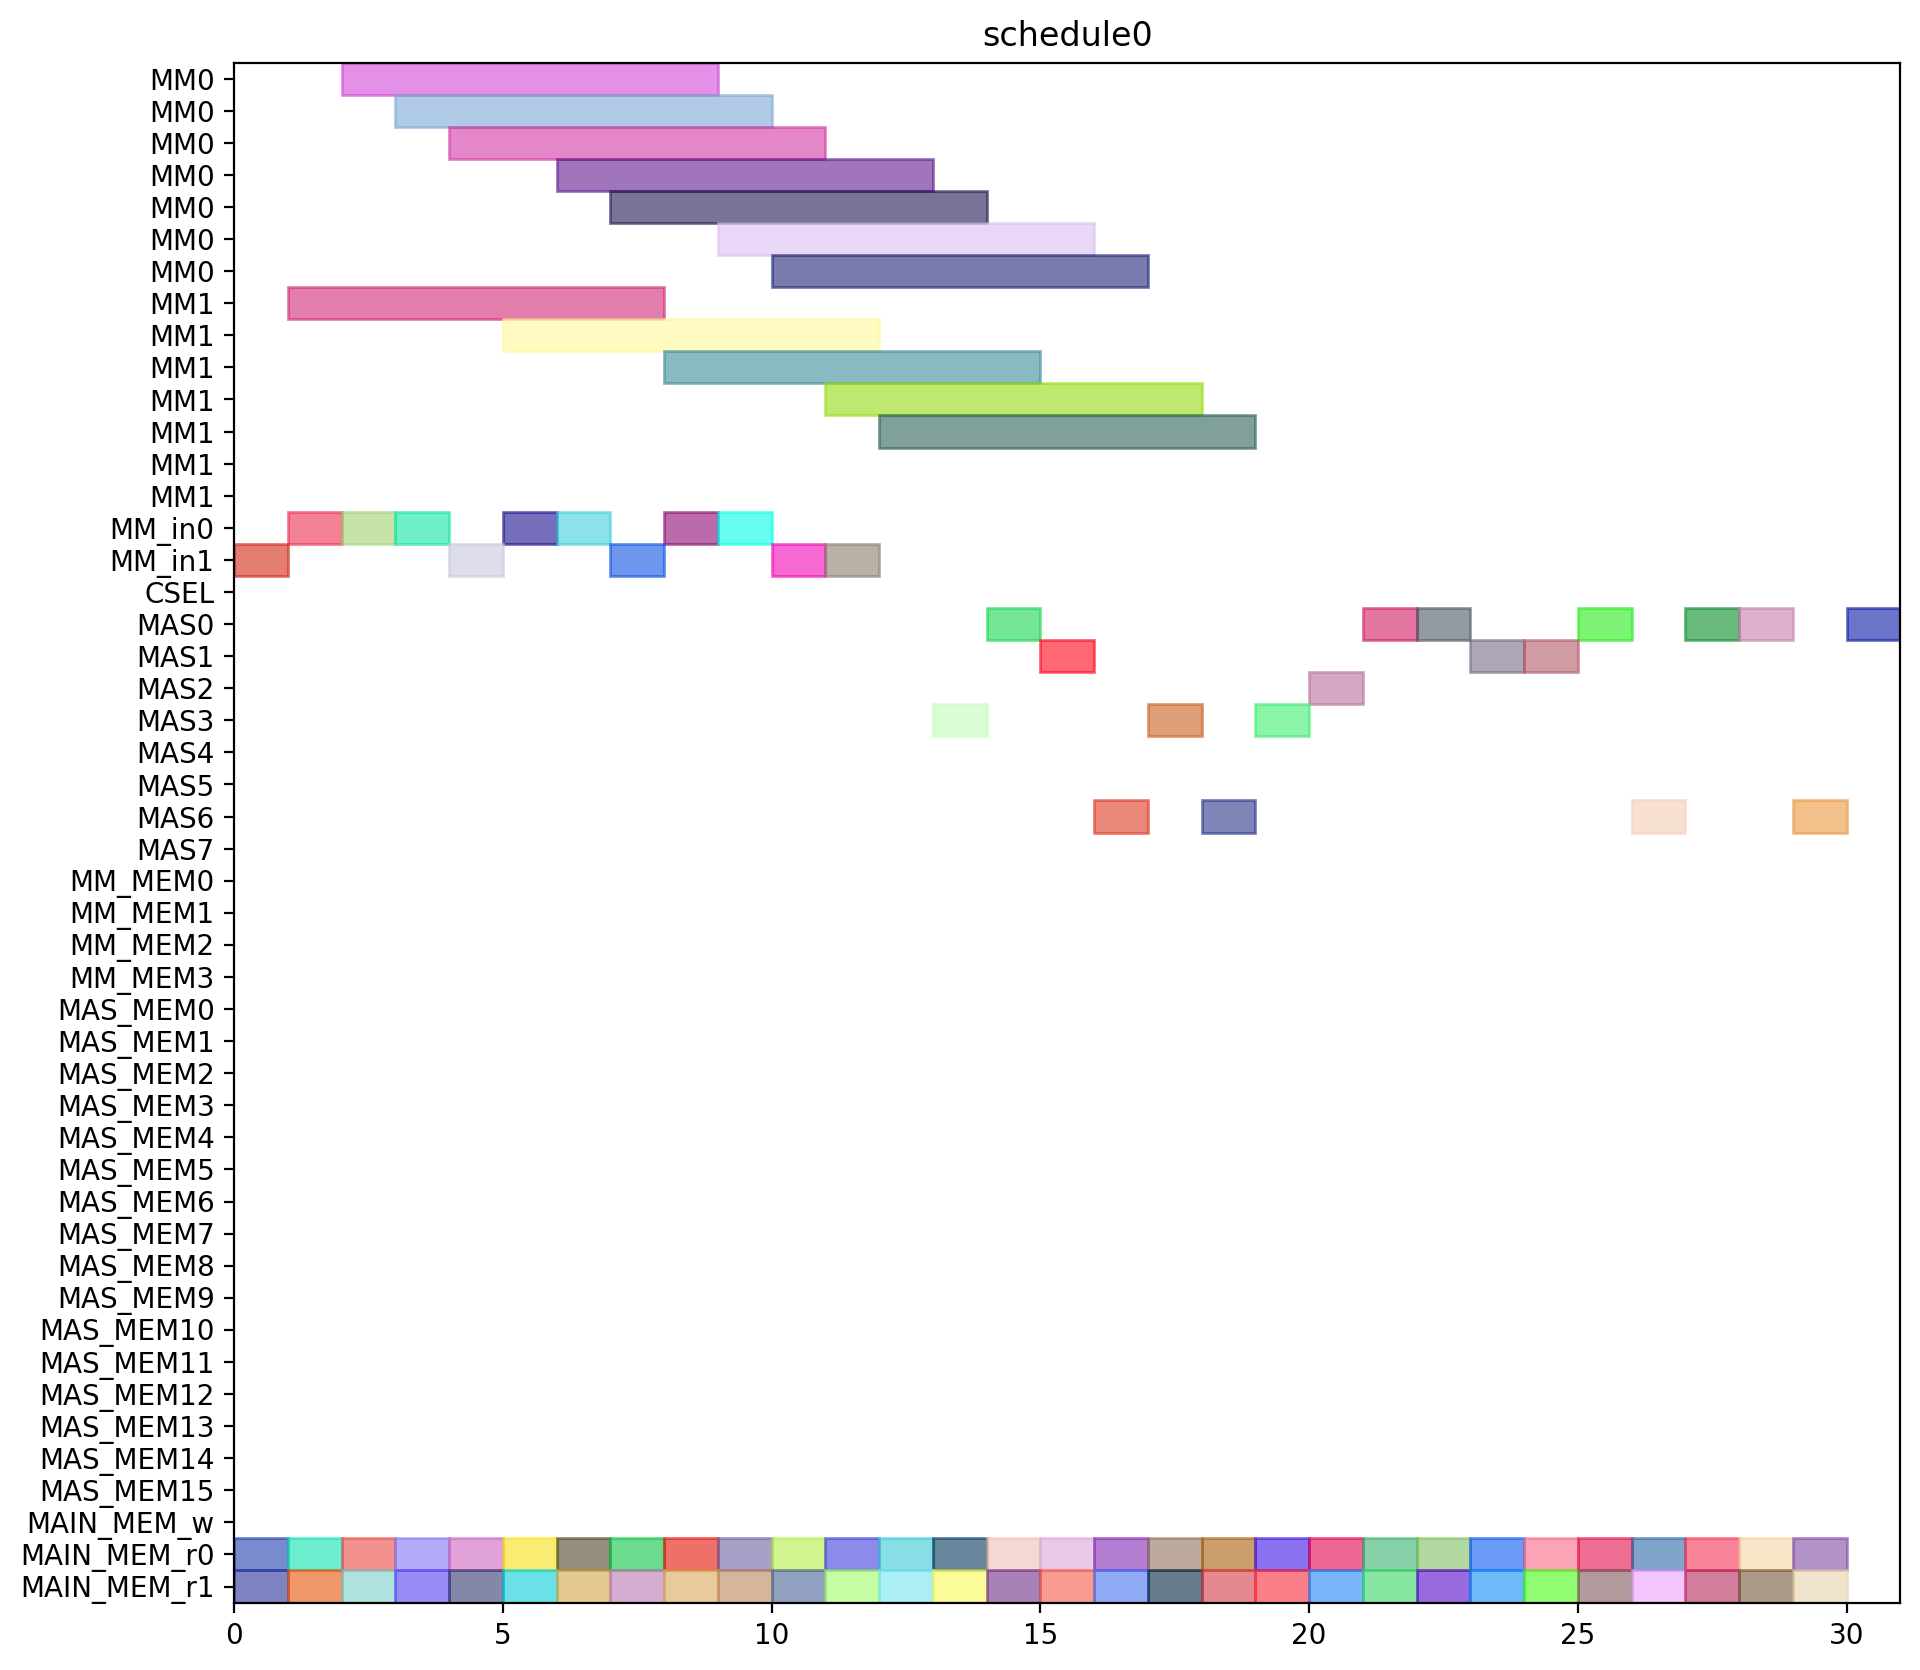

Python code for this plot:
from pyschedule import Scenario, solvers, plotters, alt


def solve():
	horizon = 120
	S = Scenario("schedule0", horizon=horizon)

	# resource
	MM = S.Resources('MM', num=2, size=7)
	MM_in = S.Resources('MM_in', num=2)
	CSEL = S.Resource('CSEL')
	MAS = S.Resources('MAS', num=8, size=1, periods=range(1, horizon))
	MM_MEM = S.Resources('MM_MEM', num=4)
	MAS_MEM = S.Resources('MAS_MEM', num=16)
	MAIN_MEM_w = S.Resource('MAIN_MEM_w', size=1)
	MAIN_MEM_r = S.Resources('MAIN_MEM_r', num=2)

	# result of previous scheduling

	# new tasks
	c_t0_t0_t0 = S.Task('c_t0_t0_t0', length=7, delay_cost=1)
	c_t0_t0_t0 += alt(MM)
	c_t0_t0_t0_in = S.Task('c_t0_t0_t0_in', length=1, delay_cost=1)
	c_t0_t0_t0_in += alt(MM_in)
	S += c_t0_t0_t0_in*MM_in[0]<=c_t0_t0_t0*MM[0]
	S += c_t0_t0_t0_in*MM_in[1]<=c_t0_t0_t0*MM[1]
	c_t0_t0_t0_mem0 = S.Task('c_t0_t0_t0_mem0', length=1, delay_cost=1)
	c_t0_t0_t0_mem0 += MAIN_MEM_r[0]
	S += c_t0_t0_t0_mem0 <= c_t0_t0_t0

	c_t0_t0_t0_mem1 = S.Task('c_t0_t0_t0_mem1', length=1, delay_cost=1)
	c_t0_t0_t0_mem1 += MAIN_MEM_r[1]
	S += c_t0_t0_t0_mem1 <= c_t0_t0_t0

	c_t0_t0_t1 = S.Task('c_t0_t0_t1', length=7, delay_cost=1)
	c_t0_t0_t1 += alt(MM)
	c_t0_t0_t1_in = S.Task('c_t0_t0_t1_in', length=1, delay_cost=1)
	c_t0_t0_t1_in += alt(MM_in)
	S += c_t0_t0_t1_in*MM_in[0]<=c_t0_t0_t1*MM[0]
	S += c_t0_t0_t1_in*MM_in[1]<=c_t0_t0_t1*MM[1]
	c_t0_t0_t1_mem0 = S.Task('c_t0_t0_t1_mem0', length=1, delay_cost=1)
	c_t0_t0_t1_mem0 += MAIN_MEM_r[0]
	S += c_t0_t0_t1_mem0 <= c_t0_t0_t1

	c_t0_t0_t1_mem1 = S.Task('c_t0_t0_t1_mem1', length=1, delay_cost=1)
	c_t0_t0_t1_mem1 += MAIN_MEM_r[1]
	S += c_t0_t0_t1_mem1 <= c_t0_t0_t1

	c_t0_t0_t2 = S.Task('c_t0_t0_t2', length=1, delay_cost=1)
	c_t0_t0_t2 += alt(MAS)
	c_t0_t0_t2_mem0 = S.Task('c_t0_t0_t2_mem0', length=1, delay_cost=1)
	c_t0_t0_t2_mem0 += MAIN_MEM_r[0]
	S += c_t0_t0_t2_mem0 <= c_t0_t0_t2

	c_t0_t0_t2_mem1 = S.Task('c_t0_t0_t2_mem1', length=1, delay_cost=1)
	c_t0_t0_t2_mem1 += MAIN_MEM_r[1]
	S += c_t0_t0_t2_mem1 <= c_t0_t0_t2

	c_t0_t0_t3 = S.Task('c_t0_t0_t3', length=1, delay_cost=1)
	c_t0_t0_t3 += alt(MAS)
	c_t0_t0_t3_mem0 = S.Task('c_t0_t0_t3_mem0', length=1, delay_cost=1)
	c_t0_t0_t3_mem0 += MAIN_MEM_r[0]
	S += c_t0_t0_t3_mem0 <= c_t0_t0_t3

	c_t0_t0_t3_mem1 = S.Task('c_t0_t0_t3_mem1', length=1, delay_cost=1)
	c_t0_t0_t3_mem1 += MAIN_MEM_r[1]
	S += c_t0_t0_t3_mem1 <= c_t0_t0_t3

	c_t0_t1_t0 = S.Task('c_t0_t1_t0', length=7, delay_cost=1)
	c_t0_t1_t0 += alt(MM)
	c_t0_t1_t0_in = S.Task('c_t0_t1_t0_in', length=1, delay_cost=1)
	c_t0_t1_t0_in += alt(MM_in)
	S += c_t0_t1_t0_in*MM_in[0]<=c_t0_t1_t0*MM[0]
	S += c_t0_t1_t0_in*MM_in[1]<=c_t0_t1_t0*MM[1]
	c_t0_t1_t0_mem0 = S.Task('c_t0_t1_t0_mem0', length=1, delay_cost=1)
	c_t0_t1_t0_mem0 += MAIN_MEM_r[0]
	S += c_t0_t1_t0_mem0 <= c_t0_t1_t0

	c_t0_t1_t0_mem1 = S.Task('c_t0_t1_t0_mem1', length=1, delay_cost=1)
	c_t0_t1_t0_mem1 += MAIN_MEM_r[1]
	S += c_t0_t1_t0_mem1 <= c_t0_t1_t0

	c_t0_t1_t1 = S.Task('c_t0_t1_t1', length=7, delay_cost=1)
	c_t0_t1_t1 += alt(MM)
	c_t0_t1_t1_in = S.Task('c_t0_t1_t1_in', length=1, delay_cost=1)
	c_t0_t1_t1_in += alt(MM_in)
	S += c_t0_t1_t1_in*MM_in[0]<=c_t0_t1_t1*MM[0]
	S += c_t0_t1_t1_in*MM_in[1]<=c_t0_t1_t1*MM[1]
	c_t0_t1_t1_mem0 = S.Task('c_t0_t1_t1_mem0', length=1, delay_cost=1)
	c_t0_t1_t1_mem0 += MAIN_MEM_r[0]
	S += c_t0_t1_t1_mem0 <= c_t0_t1_t1

	c_t0_t1_t1_mem1 = S.Task('c_t0_t1_t1_mem1', length=1, delay_cost=1)
	c_t0_t1_t1_mem1 += MAIN_MEM_r[1]
	S += c_t0_t1_t1_mem1 <= c_t0_t1_t1

	c_t0_t1_t2 = S.Task('c_t0_t1_t2', length=1, delay_cost=1)
	c_t0_t1_t2 += alt(MAS)
	c_t0_t1_t2_mem0 = S.Task('c_t0_t1_t2_mem0', length=1, delay_cost=1)
	c_t0_t1_t2_mem0 += MAIN_MEM_r[0]
	S += c_t0_t1_t2_mem0 <= c_t0_t1_t2

	c_t0_t1_t2_mem1 = S.Task('c_t0_t1_t2_mem1', length=1, delay_cost=1)
	c_t0_t1_t2_mem1 += MAIN_MEM_r[1]
	S += c_t0_t1_t2_mem1 <= c_t0_t1_t2

	c_t0_t1_t3 = S.Task('c_t0_t1_t3', length=1, delay_cost=1)
	c_t0_t1_t3 += alt(MAS)
	c_t0_t1_t3_mem0 = S.Task('c_t0_t1_t3_mem0', length=1, delay_cost=1)
	c_t0_t1_t3_mem0 += MAIN_MEM_r[0]
	S += c_t0_t1_t3_mem0 <= c_t0_t1_t3

	c_t0_t1_t3_mem1 = S.Task('c_t0_t1_t3_mem1', length=1, delay_cost=1)
	c_t0_t1_t3_mem1 += MAIN_MEM_r[1]
	S += c_t0_t1_t3_mem1 <= c_t0_t1_t3

	c_t0_t20 = S.Task('c_t0_t20', length=1, delay_cost=1)
	c_t0_t20 += alt(MAS)
	c_t0_t20_mem0 = S.Task('c_t0_t20_mem0', length=1, delay_cost=1)
	c_t0_t20_mem0 += MAIN_MEM_r[0]
	S += c_t0_t20_mem0 <= c_t0_t20

	c_t0_t20_mem1 = S.Task('c_t0_t20_mem1', length=1, delay_cost=1)
	c_t0_t20_mem1 += MAIN_MEM_r[1]
	S += c_t0_t20_mem1 <= c_t0_t20

	c_t0_t21 = S.Task('c_t0_t21', length=1, delay_cost=1)
	c_t0_t21 += alt(MAS)
	c_t0_t21_mem0 = S.Task('c_t0_t21_mem0', length=1, delay_cost=1)
	c_t0_t21_mem0 += MAIN_MEM_r[0]
	S += c_t0_t21_mem0 <= c_t0_t21

	c_t0_t21_mem1 = S.Task('c_t0_t21_mem1', length=1, delay_cost=1)
	c_t0_t21_mem1 += MAIN_MEM_r[1]
	S += c_t0_t21_mem1 <= c_t0_t21

	c_t0_t30 = S.Task('c_t0_t30', length=1, delay_cost=1)
	c_t0_t30 += alt(MAS)
	c_t0_t30_mem0 = S.Task('c_t0_t30_mem0', length=1, delay_cost=1)
	c_t0_t30_mem0 += MAIN_MEM_r[0]
	S += c_t0_t30_mem0 <= c_t0_t30

	c_t0_t30_mem1 = S.Task('c_t0_t30_mem1', length=1, delay_cost=1)
	c_t0_t30_mem1 += MAIN_MEM_r[1]
	S += c_t0_t30_mem1 <= c_t0_t30

	c_t0_t31 = S.Task('c_t0_t31', length=1, delay_cost=1)
	c_t0_t31 += alt(MAS)
	c_t0_t31_mem0 = S.Task('c_t0_t31_mem0', length=1, delay_cost=1)
	c_t0_t31_mem0 += MAIN_MEM_r[0]
	S += c_t0_t31_mem0 <= c_t0_t31

	c_t0_t31_mem1 = S.Task('c_t0_t31_mem1', length=1, delay_cost=1)
	c_t0_t31_mem1 += MAIN_MEM_r[1]
	S += c_t0_t31_mem1 <= c_t0_t31

	c_t1_t0_t0 = S.Task('c_t1_t0_t0', length=7, delay_cost=1)
	c_t1_t0_t0 += alt(MM)
	c_t1_t0_t0_in = S.Task('c_t1_t0_t0_in', length=1, delay_cost=1)
	c_t1_t0_t0_in += alt(MM_in)
	S += c_t1_t0_t0_in*MM_in[0]<=c_t1_t0_t0*MM[0]
	S += c_t1_t0_t0_in*MM_in[1]<=c_t1_t0_t0*MM[1]
	c_t1_t0_t0_mem0 = S.Task('c_t1_t0_t0_mem0', length=1, delay_cost=1)
	c_t1_t0_t0_mem0 += MAIN_MEM_r[0]
	S += c_t1_t0_t0_mem0 <= c_t1_t0_t0

	c_t1_t0_t0_mem1 = S.Task('c_t1_t0_t0_mem1', length=1, delay_cost=1)
	c_t1_t0_t0_mem1 += MAIN_MEM_r[1]
	S += c_t1_t0_t0_mem1 <= c_t1_t0_t0

	c_t1_t0_t1 = S.Task('c_t1_t0_t1', length=7, delay_cost=1)
	c_t1_t0_t1 += alt(MM)
	c_t1_t0_t1_in = S.Task('c_t1_t0_t1_in', length=1, delay_cost=1)
	c_t1_t0_t1_in += alt(MM_in)
	S += c_t1_t0_t1_in*MM_in[0]<=c_t1_t0_t1*MM[0]
	S += c_t1_t0_t1_in*MM_in[1]<=c_t1_t0_t1*MM[1]
	c_t1_t0_t1_mem0 = S.Task('c_t1_t0_t1_mem0', length=1, delay_cost=1)
	c_t1_t0_t1_mem0 += MAIN_MEM_r[0]
	S += c_t1_t0_t1_mem0 <= c_t1_t0_t1

	c_t1_t0_t1_mem1 = S.Task('c_t1_t0_t1_mem1', length=1, delay_cost=1)
	c_t1_t0_t1_mem1 += MAIN_MEM_r[1]
	S += c_t1_t0_t1_mem1 <= c_t1_t0_t1

	c_t1_t0_t2 = S.Task('c_t1_t0_t2', length=1, delay_cost=1)
	c_t1_t0_t2 += alt(MAS)
	c_t1_t0_t2_mem0 = S.Task('c_t1_t0_t2_mem0', length=1, delay_cost=1)
	c_t1_t0_t2_mem0 += MAIN_MEM_r[0]
	S += c_t1_t0_t2_mem0 <= c_t1_t0_t2

	c_t1_t0_t2_mem1 = S.Task('c_t1_t0_t2_mem1', length=1, delay_cost=1)
	c_t1_t0_t2_mem1 += MAIN_MEM_r[1]
	S += c_t1_t0_t2_mem1 <= c_t1_t0_t2

	c_t1_t0_t3 = S.Task('c_t1_t0_t3', length=1, delay_cost=1)
	c_t1_t0_t3 += alt(MAS)
	c_t1_t0_t3_mem0 = S.Task('c_t1_t0_t3_mem0', length=1, delay_cost=1)
	c_t1_t0_t3_mem0 += MAIN_MEM_r[0]
	S += c_t1_t0_t3_mem0 <= c_t1_t0_t3

	c_t1_t0_t3_mem1 = S.Task('c_t1_t0_t3_mem1', length=1, delay_cost=1)
	c_t1_t0_t3_mem1 += MAIN_MEM_r[1]
	S += c_t1_t0_t3_mem1 <= c_t1_t0_t3

	c_t1_t1_t0 = S.Task('c_t1_t1_t0', length=7, delay_cost=1)
	c_t1_t1_t0 += alt(MM)
	c_t1_t1_t0_in = S.Task('c_t1_t1_t0_in', length=1, delay_cost=1)
	c_t1_t1_t0_in += alt(MM_in)
	S += c_t1_t1_t0_in*MM_in[0]<=c_t1_t1_t0*MM[0]
	S += c_t1_t1_t0_in*MM_in[1]<=c_t1_t1_t0*MM[1]
	c_t1_t1_t0_mem0 = S.Task('c_t1_t1_t0_mem0', length=1, delay_cost=1)
	c_t1_t1_t0_mem0 += MAIN_MEM_r[0]
	S += c_t1_t1_t0_mem0 <= c_t1_t1_t0

	c_t1_t1_t0_mem1 = S.Task('c_t1_t1_t0_mem1', length=1, delay_cost=1)
	c_t1_t1_t0_mem1 += MAIN_MEM_r[1]
	S += c_t1_t1_t0_mem1 <= c_t1_t1_t0

	c_t1_t1_t1 = S.Task('c_t1_t1_t1', length=7, delay_cost=1)
	c_t1_t1_t1 += alt(MM)
	c_t1_t1_t1_in = S.Task('c_t1_t1_t1_in', length=1, delay_cost=1)
	c_t1_t1_t1_in += alt(MM_in)
	S += c_t1_t1_t1_in*MM_in[0]<=c_t1_t1_t1*MM[0]
	S += c_t1_t1_t1_in*MM_in[1]<=c_t1_t1_t1*MM[1]
	c_t1_t1_t1_mem0 = S.Task('c_t1_t1_t1_mem0', length=1, delay_cost=1)
	c_t1_t1_t1_mem0 += MAIN_MEM_r[0]
	S += c_t1_t1_t1_mem0 <= c_t1_t1_t1

	c_t1_t1_t1_mem1 = S.Task('c_t1_t1_t1_mem1', length=1, delay_cost=1)
	c_t1_t1_t1_mem1 += MAIN_MEM_r[1]
	S += c_t1_t1_t1_mem1 <= c_t1_t1_t1

	c_t1_t1_t2 = S.Task('c_t1_t1_t2', length=1, delay_cost=1)
	c_t1_t1_t2 += alt(MAS)
	c_t1_t1_t2_mem0 = S.Task('c_t1_t1_t2_mem0', length=1, delay_cost=1)
	c_t1_t1_t2_mem0 += MAIN_MEM_r[0]
	S += c_t1_t1_t2_mem0 <= c_t1_t1_t2

	c_t1_t1_t2_mem1 = S.Task('c_t1_t1_t2_mem1', length=1, delay_cost=1)
	c_t1_t1_t2_mem1 += MAIN_MEM_r[1]
	S += c_t1_t1_t2_mem1 <= c_t1_t1_t2

	c_t1_t1_t3 = S.Task('c_t1_t1_t3', length=1, delay_cost=1)
	c_t1_t1_t3 += alt(MAS)
	c_t1_t1_t3_mem0 = S.Task('c_t1_t1_t3_mem0', length=1, delay_cost=1)
	c_t1_t1_t3_mem0 += MAIN_MEM_r[0]
	S += c_t1_t1_t3_mem0 <= c_t1_t1_t3

	c_t1_t1_t3_mem1 = S.Task('c_t1_t1_t3_mem1', length=1, delay_cost=1)
	c_t1_t1_t3_mem1 += MAIN_MEM_r[1]
	S += c_t1_t1_t3_mem1 <= c_t1_t1_t3

	c_t1_t20 = S.Task('c_t1_t20', length=1, delay_cost=1)
	c_t1_t20 += alt(MAS)
	c_t1_t20_mem0 = S.Task('c_t1_t20_mem0', length=1, delay_cost=1)
	c_t1_t20_mem0 += MAIN_MEM_r[0]
	S += c_t1_t20_mem0 <= c_t1_t20

	c_t1_t20_mem1 = S.Task('c_t1_t20_mem1', length=1, delay_cost=1)
	c_t1_t20_mem1 += MAIN_MEM_r[1]
	S += c_t1_t20_mem1 <= c_t1_t20

	c_t1_t21 = S.Task('c_t1_t21', length=1, delay_cost=1)
	c_t1_t21 += alt(MAS)
	c_t1_t21_mem0 = S.Task('c_t1_t21_mem0', length=1, delay_cost=1)
	c_t1_t21_mem0 += MAIN_MEM_r[0]
	S += c_t1_t21_mem0 <= c_t1_t21

	c_t1_t21_mem1 = S.Task('c_t1_t21_mem1', length=1, delay_cost=1)
	c_t1_t21_mem1 += MAIN_MEM_r[1]
	S += c_t1_t21_mem1 <= c_t1_t21

	c_t1_t30 = S.Task('c_t1_t30', length=1, delay_cost=1)
	c_t1_t30 += alt(MAS)
	c_t1_t30_mem0 = S.Task('c_t1_t30_mem0', length=1, delay_cost=1)
	c_t1_t30_mem0 += MAIN_MEM_r[0]
	S += c_t1_t30_mem0 <= c_t1_t30

	c_t1_t30_mem1 = S.Task('c_t1_t30_mem1', length=1, delay_cost=1)
	c_t1_t30_mem1 += MAIN_MEM_r[1]
	S += c_t1_t30_mem1 <= c_t1_t30

	c_t1_t31 = S.Task('c_t1_t31', length=1, delay_cost=1)
	c_t1_t31 += alt(MAS)
	c_t1_t31_mem0 = S.Task('c_t1_t31_mem0', length=1, delay_cost=1)
	c_t1_t31_mem0 += MAIN_MEM_r[0]
	S += c_t1_t31_mem0 <= c_t1_t31

	c_t1_t31_mem1 = S.Task('c_t1_t31_mem1', length=1, delay_cost=1)
	c_t1_t31_mem1 += MAIN_MEM_r[1]
	S += c_t1_t31_mem1 <= c_t1_t31

	c_t2_t0_t0 = S.Task('c_t2_t0_t0', length=7, delay_cost=1)
	c_t2_t0_t0 += alt(MM)
	c_t2_t0_t0_in = S.Task('c_t2_t0_t0_in', length=1, delay_cost=1)
	c_t2_t0_t0_in += alt(MM_in)
	S += c_t2_t0_t0_in*MM_in[0]<=c_t2_t0_t0*MM[0]
	S += c_t2_t0_t0_in*MM_in[1]<=c_t2_t0_t0*MM[1]
	c_t2_t0_t0_mem0 = S.Task('c_t2_t0_t0_mem0', length=1, delay_cost=1)
	c_t2_t0_t0_mem0 += MAIN_MEM_r[0]
	S += c_t2_t0_t0_mem0 <= c_t2_t0_t0

	c_t2_t0_t0_mem1 = S.Task('c_t2_t0_t0_mem1', length=1, delay_cost=1)
	c_t2_t0_t0_mem1 += MAIN_MEM_r[1]
	S += c_t2_t0_t0_mem1 <= c_t2_t0_t0

	c_t2_t0_t1 = S.Task('c_t2_t0_t1', length=7, delay_cost=1)
	c_t2_t0_t1 += alt(MM)
	c_t2_t0_t1_in = S.Task('c_t2_t0_t1_in', length=1, delay_cost=1)
	c_t2_t0_t1_in += alt(MM_in)
	S += c_t2_t0_t1_in*MM_in[0]<=c_t2_t0_t1*MM[0]
	S += c_t2_t0_t1_in*MM_in[1]<=c_t2_t0_t1*MM[1]
	c_t2_t0_t1_mem0 = S.Task('c_t2_t0_t1_mem0', length=1, delay_cost=1)
	c_t2_t0_t1_mem0 += MAIN_MEM_r[0]
	S += c_t2_t0_t1_mem0 <= c_t2_t0_t1

	c_t2_t0_t1_mem1 = S.Task('c_t2_t0_t1_mem1', length=1, delay_cost=1)
	c_t2_t0_t1_mem1 += MAIN_MEM_r[1]
	S += c_t2_t0_t1_mem1 <= c_t2_t0_t1

	c_t2_t0_t2 = S.Task('c_t2_t0_t2', length=1, delay_cost=1)
	c_t2_t0_t2 += alt(MAS)
	c_t2_t0_t2_mem0 = S.Task('c_t2_t0_t2_mem0', length=1, delay_cost=1)
	c_t2_t0_t2_mem0 += MAIN_MEM_r[0]
	S += c_t2_t0_t2_mem0 <= c_t2_t0_t2

	c_t2_t0_t2_mem1 = S.Task('c_t2_t0_t2_mem1', length=1, delay_cost=1)
	c_t2_t0_t2_mem1 += MAIN_MEM_r[1]
	S += c_t2_t0_t2_mem1 <= c_t2_t0_t2

	c_t2_t0_t3 = S.Task('c_t2_t0_t3', length=1, delay_cost=1)
	c_t2_t0_t3 += alt(MAS)
	c_t2_t0_t3_mem0 = S.Task('c_t2_t0_t3_mem0', length=1, delay_cost=1)
	c_t2_t0_t3_mem0 += MAIN_MEM_r[0]
	S += c_t2_t0_t3_mem0 <= c_t2_t0_t3

	c_t2_t0_t3_mem1 = S.Task('c_t2_t0_t3_mem1', length=1, delay_cost=1)
	c_t2_t0_t3_mem1 += MAIN_MEM_r[1]
	S += c_t2_t0_t3_mem1 <= c_t2_t0_t3

	c_t2_t1_t0 = S.Task('c_t2_t1_t0', length=7, delay_cost=1)
	c_t2_t1_t0 += alt(MM)
	c_t2_t1_t0_in = S.Task('c_t2_t1_t0_in', length=1, delay_cost=1)
	c_t2_t1_t0_in += alt(MM_in)
	S += c_t2_t1_t0_in*MM_in[0]<=c_t2_t1_t0*MM[0]
	S += c_t2_t1_t0_in*MM_in[1]<=c_t2_t1_t0*MM[1]
	c_t2_t1_t0_mem0 = S.Task('c_t2_t1_t0_mem0', length=1, delay_cost=1)
	c_t2_t1_t0_mem0 += MAIN_MEM_r[0]
	S += c_t2_t1_t0_mem0 <= c_t2_t1_t0

	c_t2_t1_t0_mem1 = S.Task('c_t2_t1_t0_mem1', length=1, delay_cost=1)
	c_t2_t1_t0_mem1 += MAIN_MEM_r[1]
	S += c_t2_t1_t0_mem1 <= c_t2_t1_t0

	c_t2_t1_t1 = S.Task('c_t2_t1_t1', length=7, delay_cost=1)
	c_t2_t1_t1 += alt(MM)
	c_t2_t1_t1_in = S.Task('c_t2_t1_t1_in', length=1, delay_cost=1)
	c_t2_t1_t1_in += alt(MM_in)
	S += c_t2_t1_t1_in*MM_in[0]<=c_t2_t1_t1*MM[0]
	S += c_t2_t1_t1_in*MM_in[1]<=c_t2_t1_t1*MM[1]
	c_t2_t1_t1_mem0 = S.Task('c_t2_t1_t1_mem0', length=1, delay_cost=1)
	c_t2_t1_t1_mem0 += MAIN_MEM_r[0]
	S += c_t2_t1_t1_mem0 <= c_t2_t1_t1

	c_t2_t1_t1_mem1 = S.Task('c_t2_t1_t1_mem1', length=1, delay_cost=1)
	c_t2_t1_t1_mem1 += MAIN_MEM_r[1]
	S += c_t2_t1_t1_mem1 <= c_t2_t1_t1

	solvers.mip.solve(S,msg=1,kind='CPLEX',ratio_gap=1.01)

	solution = [['hoge']*len(S.solution()[1]) for i in range(len(S.solution()))]
	for i in range(len(S.solution())):
		for j in range(len(S.solution()[i])):
			solution[i][j]=str(S.solution()[i][j])
	print(solution)

	cycles = int(solution[-1][3])

	pic_file_name = "/home/mfukuda/ABE/multiRAM_multiMAS_16mux/scheduling_result/stage7MM2_stage1MAS8/MUL/schedule0.png"
	if(S.solution() != []):
		plotters.matplotlib.plot(S,img_filename=pic_file_name, show_task_labels=False, fig_size=(cycles*0.25+3, 10))

	return solution
